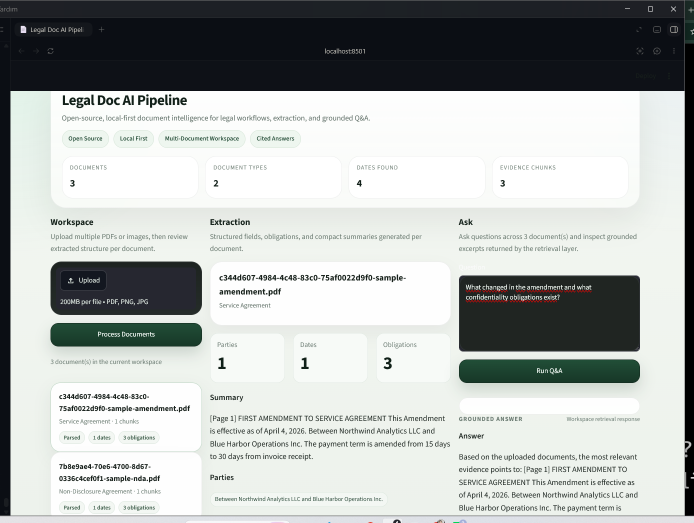
#> input picture docs/screenshots/multi-doc-qa.png, 1387 x 1045 px, given in place of codex-clipboard-ec5376d4-daf9-4e2c-b247-2fe66459f670.png, which was not available (shown at 1/2 size)
$ python prepare_readme_screenshots.py
#> lines starting #> are read from the running program, lines starting #| are printed output that depends on the picture; pictures that were not available may be replaced by others from this repository, and a replacement may not be noted
from pathlib import Path

from PIL import Image, ImageEnhance


def process(src: str, out_name: str, box: tuple[int, int, int, int]) -> None:
#> called with out_name = 'workspace-dashboard-clean.png', box = (110, 160, 1295, 985)
    out_dir = Path("docs/screenshots")
    out_dir.mkdir(parents=True, exist_ok=True)

    img = Image.open(src).crop(box)
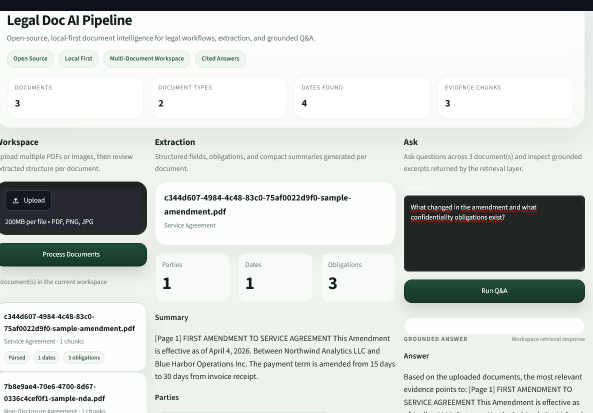
#> img: PIL image 1185x825 RGBA (shown at 1/2 size); mean R, G, B, A 207.9, 211.9, 208.6, 255
    img = ImageEnhance.Sharpness(img).enhance(1.2)
    img = ImageEnhance.Contrast(img).enhance(1.03)
    img.save(out_dir / out_name, quality=95)
    print((out_dir / out_name).resolve())


def main() -> None:
    process(
        r"C:\Users\kerem\AppData\Local\Temp\codex-clipboard-ec5376d4-daf9-4e2c-b247-2fe66459f670.png",
        "workspace-dashboard-clean.png",
        (110, 160, 1295, 985),
    )
    process(
        r"C:\Users\kerem\AppData\Local\Temp\codex-clipboard-49912f04-c961-45b1-979d-2a4d1c43d984.png",
        "multi-doc-qa-clean.png",
        (95, 160, 1290, 950),
    )
#> call 2 of process, with out_name = 'multi-doc-qa-clean.png', box = (95, 160, 1290, 950)
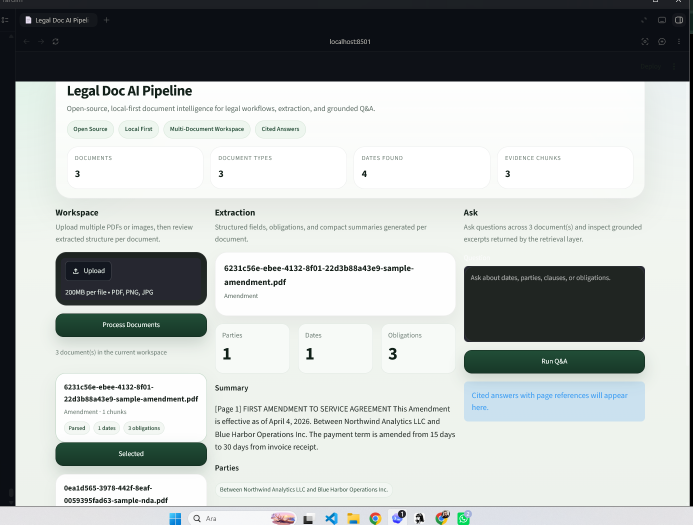
#> input picture docs/screenshots/workspace-dashboard.png, 1385 x 1049 px, given in place of codex-clipboard-49912f04-c961-45b1-979d-2a4d1c43d984.png, which was not available (shown at 1/2 size)
#> in process (call 2), `img = Image.open(src).crop(box)`:
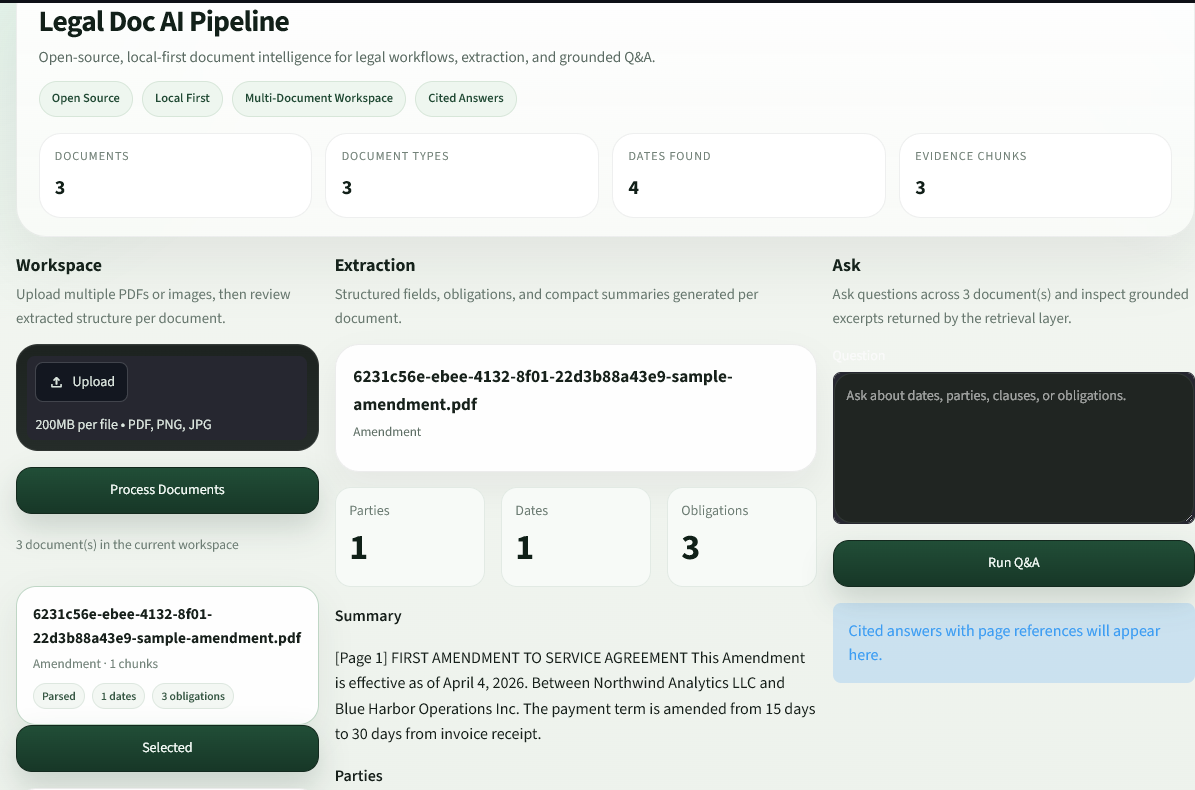
#> img: PIL image 1195x790 RGBA; mean R, G, B, A 207.8, 213.3, 210.1, 255


if __name__ == "__main__":
    main()
